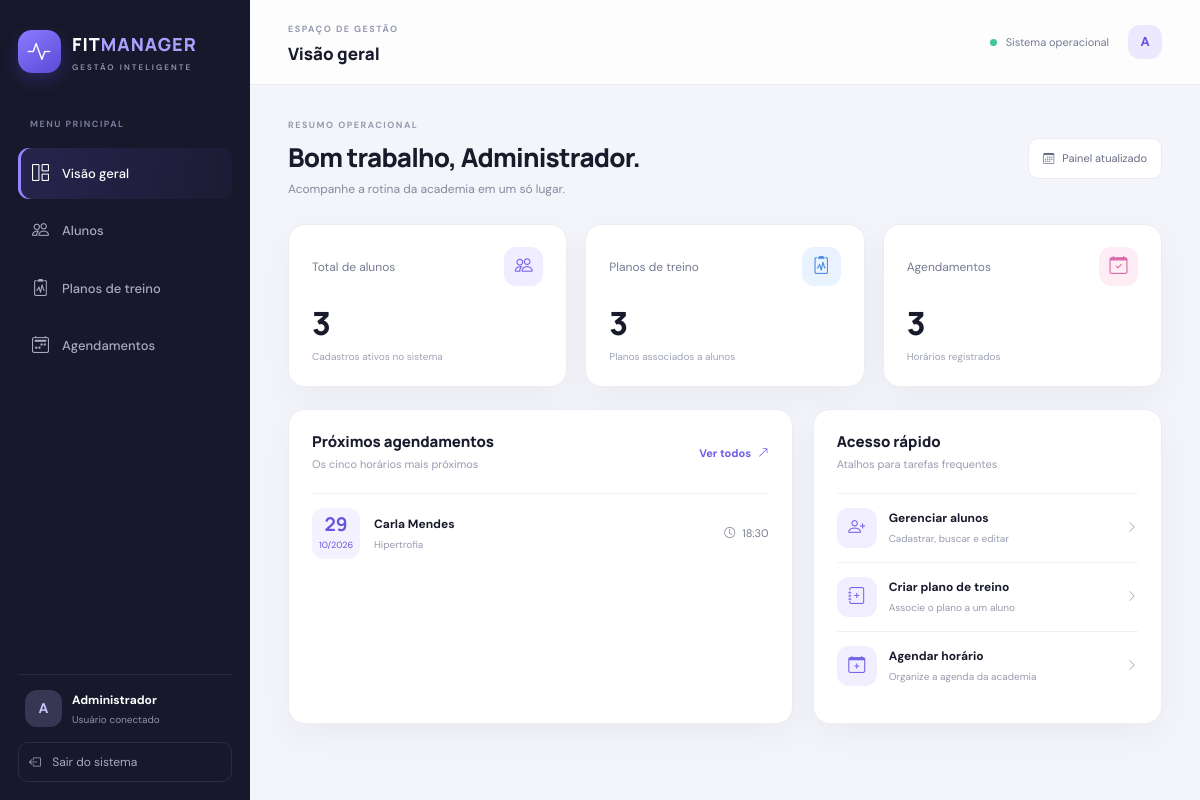
/dashboard (signed in), run on the app's committed database.
### tables this page shows
CREATE TABLE agendamentos (
        id INTEGER PRIMARY KEY AUTOINCREMENT,
        aluno_id INTEGER NOT NULL,
        plano_id INTEGER NOT NULL,
        data_hora TEXT NOT NULL,
        FOREIGN KEY(aluno_id) REFERENCES alunos(id) ON UPDATE CASCADE ON DELETE RESTRICT,
        FOREIGN KEY(plano_id) REFERENCES planos(id) ON UPDATE CASCADE ON DELETE RESTRICT
    );

CREATE TABLE alunos (
        id INTEGER PRIMARY KEY AUTOINCREMENT,
        nome TEXT NOT NULL,
        email TEXT UNIQUE,
        telefone TEXT,
        cpf_criptografado TEXT NOT NULL,
        criado_em TEXT NOT NULL
    );

CREATE TABLE planos (
        id INTEGER PRIMARY KEY AUTOINCREMENT,
        nome TEXT NOT NULL,
        descricao TEXT,
        duracao_semanas INTEGER NOT NULL CHECK(duracao_semanas > 0),
        aluno_id INTEGER NOT NULL,
        FOREIGN KEY(aluno_id) REFERENCES alunos(id) ON UPDATE CASCADE ON DELETE RESTRICT
    );

### app.py (the view)
@app.route("/dashboard")
@login_required
def dashboard():
    db = get_db()
    stats = {
        "alunos": db.execute("SELECT COUNT(*) FROM alunos").fetchone()[0],
        "planos": db.execute("SELECT COUNT(*) FROM planos").fetchone()[0],
        "agendamentos": db.execute("SELECT COUNT(*) FROM agendamentos").fetchone()[0],
    }
    proximos = db.execute("""
        SELECT ag.id, ag.data_hora, a.nome AS aluno, p.nome AS plano
        FROM agendamentos ag
        JOIN alunos a ON a.id = ag.aluno_id
        JOIN planos p ON p.id = ag.plano_id
        WHERE ag.data_hora >= ?
        ORDER BY ag.data_hora LIMIT 5
    """, (datetime.now().strftime("%Y-%m-%dT%H:%M"),)).fetchall()
    db.close()
    return render_template("dashboard.html", stats=stats, proximos=proximos)

### app.py (called while the page is built)
def login_required(view):
    @wraps(view)
    def wrapped(*args, **kwargs):
        if not session.get("user_id"):
            flash("Faça login para acessar o sistema.", "warning")
            return redirect(url_for("login"))
        return view(*args, **kwargs)
    return wrapped

@app.before_request
def enforce_session_expiration():
    if session.get("user_id"):
        now = datetime.utcnow().timestamp()
        last = session.get("last_activity", now)
        if now - last > app.config["PERMANENT_SESSION_LIFETIME"].total_seconds():
            session.clear()
            flash("Sua sessão expirou. Entre novamente.", "warning")
            if request.endpoint != "login":
                return redirect(url_for("login"))
        else:
            session["last_activity"] = now

### database.py (called while the page is built)
def get_db():
    db = sqlite3.connect(DB_PATH)
    db.row_factory = sqlite3.Row
    db.execute("PRAGMA foreign_keys = ON")
    return db

### templates/dashboard.html
{% extends "base.html" %}
{% block title %}Visão geral{% endblock %}{% block page_heading %}Visão geral{% endblock %}
{% block content %}
<div class="welcome-row"><div><div class="eyebrow">RESUMO OPERACIONAL</div><h1 class="page-title">Bom trabalho, {{ session.get('user_name') }}.</h1><p class="page-subtitle">Acompanhe a rotina da academia em um só lugar.</p></div><div class="date-pill"><i class="bi bi-calendar3"></i> {{ now if now else "Painel atualizado" }}</div></div>
<div class="stats-grid">
  <article class="stat-card"><div class="stat-top"><span>Total de alunos</span><span class="stat-icon violet"><i class="bi bi-people"></i></span></div><div class="stat-number">{{ stats.alunos }}</div><div class="stat-note">Cadastros ativos no sistema</div></article>
  <article class="stat-card"><div class="stat-top"><span>Planos de treino</span><span class="stat-icon blue"><i class="bi bi-clipboard2-pulse"></i></span></div><div class="stat-number">{{ stats.planos }}</div><div class="stat-note">Planos associados a alunos</div></article>
  <article class="stat-card"><div class="stat-top"><span>Agendamentos</span><span class="stat-icon pink"><i class="bi bi-calendar-check"></i></span></div><div class="stat-number">{{ stats.agendamentos }}</div><div class="stat-note">Horários registrados</div></article>
</div>
<div class="content-grid">
  <section class="panel"><div class="panel-heading"><div><h2>Próximos agendamentos</h2><p>Os cinco horários mais próximos</p></div><a class="text-link" href="{{ url_for('agendamentos') }}">Ver todos <i class="bi bi-arrow-up-right"></i></a></div>
    {% if proximos %}<div class="schedule-list">{% for ag in proximos %}<div class="schedule-item"><div class="schedule-date"><strong>{{ ag.data_hora[8:10] }}</strong><span>{{ ag.data_hora[5:7] }}/{{ ag.data_hora[0:4] }}</span></div><div class="schedule-info"><strong>{{ ag.aluno }}</strong><span>{{ ag.plano }}</span></div><div class="schedule-time"><i class="bi bi-clock"></i> {{ ag.data_hora[11:16] }}</div></div>{% endfor %}</div>{% else %}<div class="empty-state"><i class="bi bi-calendar2-x"></i><strong>Nenhum horário futuro</strong><span>Cadastre um agendamento para começar.</span></div>{% endif %}
  </section>
  <section class="panel quick-panel"><div class="panel-heading"><div><h2>Acesso rápido</h2><p>Atalhos para tarefas frequentes</p></div></div>
    <a class="quick-action" href="{{ url_for('alunos') }}"><span class="quick-icon"><i class="bi bi-person-plus"></i></span><span><strong>Gerenciar alunos</strong><small>Cadastrar, buscar e editar</small></span><i class="bi bi-chevron-right"></i></a>
    <a class="quick-action" href="{{ url_for('planos') }}"><span class="quick-icon"><i class="bi bi-journal-plus"></i></span><span><strong>Criar plano de treino</strong><small>Associe o plano a um aluno</small></span><i class="bi bi-chevron-right"></i></a>
    <a class="quick-action" href="{{ url_for('agendamentos') }}"><span class="quick-icon"><i class="bi bi-calendar-plus"></i></span><span><strong>Agendar horário</strong><small>Organize a agenda da academia</small></span><i class="bi bi-chevron-right"></i></a>
  </section>
</div>
{% endblock %}

### static/style.css (style rules this page uses)
:root { --bg:#f4f5fa;--surface:#fff;--ink:#191b2c;--muted:#85899e;--line:#e9eaf2;--purple:#6d5ce8;--purple-dark:#5544ce;--navy:#17182b;--green:#37b987;--shadow:0 12px 35px rgba(26,28,54,.045) }
* { box-sizing:border-box }
body { margin:0;background:var(--bg);color:var(--ink);font-family:'DM Sans',sans-serif;font-size:14px }
.eyebrow { font-size:9px;letter-spacing:1.5px;color:#9699af;font-weight:700 }
.welcome-row,.section-intro { display:flex;align-items:center;justify-content:space-between;gap:20px;margin-bottom:26px }
.page-title { font-family:Manrope,sans-serif;font-size:26px;line-height:1.25;font-weight:800;letter-spacing:-.8px;margin:8px 0 7px }
.page-subtitle { margin:0;color:var(--muted);font-size:12px }
.date-pill { display:flex;align-items:center;gap:8px;background:#fff;border:1px solid var(--line);border-radius:10px;padding:11px 14px;color:#686c83;font-size:11px }
.stats-grid { display:grid;grid-template-columns:repeat(3,minmax(0,1fr));gap:18px;margin-bottom:22px }
.stat-card,.panel { background:var(--surface);border:1px solid #ececf4;border-radius:17px;box-shadow:var(--shadow) }
.stat-card { padding:22px 23px }
.stat-top { display:flex;align-items:center;justify-content:space-between;color:#777b91;font-size:12px }
.stat-icon { width:39px;height:39px;border-radius:12px;display:grid;place-items:center;font-size:18px }
.stat-icon.violet { background:#efedff;color:#7664ec }
.stat-icon.blue { background:#e9f2ff;color:#4d8cde }
.stat-icon.pink { background:#ffedf5;color:#d76caa }
.stat-number { font-family:Manrope,sans-serif;font-size:32px;font-weight:800;letter-spacing:-1px;margin-top:13px }
.stat-note { font-size:10px;color:#a0a3b5;margin-top:2px }
.content-grid { display:grid;grid-template-columns:minmax(0,1.3fr) minmax(300px,.9fr);gap:20px }
.panel { padding:23px;margin-bottom:22px }
.panel-heading { display:flex;align-items:center;justify-content:space-between;gap:18px;margin-bottom:20px }
.panel-heading h2 { font-family:Manrope,sans-serif;font-size:15px;font-weight:800;margin:0 0 5px }
.panel-heading p { font-size:11px;color:#999caf;margin:0 }
.text-link { font-size:11px;color:var(--purple);text-decoration:none;font-weight:700;white-space:nowrap }
.text-link i { margin-left:4px }
.schedule-item { display:flex;align-items:center;gap:14px;padding:14px 0;border-top:1px solid #f0f0f6 }
.schedule-date { width:48px;height:51px;border-radius:12px;background:#f4f2ff;display:flex;flex-direction:column;align-items:center;justify-content:center;color:#6655df;flex-shrink:0 }
.schedule-date strong { font-family:Manrope,sans-serif;font-size:19px;line-height:1.1 }
.schedule-date span { font-size:9px;margin-top:4px }
.schedule-info { min-width:0;flex:1 }
.schedule-info strong,.schedule-info span { display:block }
.schedule-info strong { font-size:12px }
.schedule-info span { font-size:10px;color:#999caf;margin-top:4px }
.schedule-time { font-size:11px;color:#777b91;white-space:nowrap }
.schedule-time i { margin-right:4px }
.quick-action { display:flex;align-items:center;gap:12px;text-decoration:none;color:var(--ink);padding:14px 0;border-top:1px solid #f0f0f6 }
.quick-icon { width:40px;height:40px;border-radius:12px;background:#f0eeff;color:#7563e9;display:grid;place-items:center;font-size:17px }
.quick-action>span:nth-child(2) { flex:1 }
.quick-action strong,.quick-action small { display:block }
.quick-action strong { font-size:12px }
.quick-action small { font-size:10px;color:#999caf;margin-top:4px }
.quick-action>i { color:#a3a5b6;font-size:12px }

### data on the page
agendamentos: data_hora "29", data_hora "10", data_hora "2026", aluno "Carla Mendes", plano "Hipertrofia", data_hora "18:30"

### other printed values
{{ session.get('user_name','U')[0]|upper }} "A"
{{ session.get('user_name') }} "Administrador"
{{ now if now else "Painel atualizado" }} "Painel atualizado"
{{ stats.alunos }} "3"
{{ stats.planos }} "3"
{{ stats.agendamentos }} "3"
